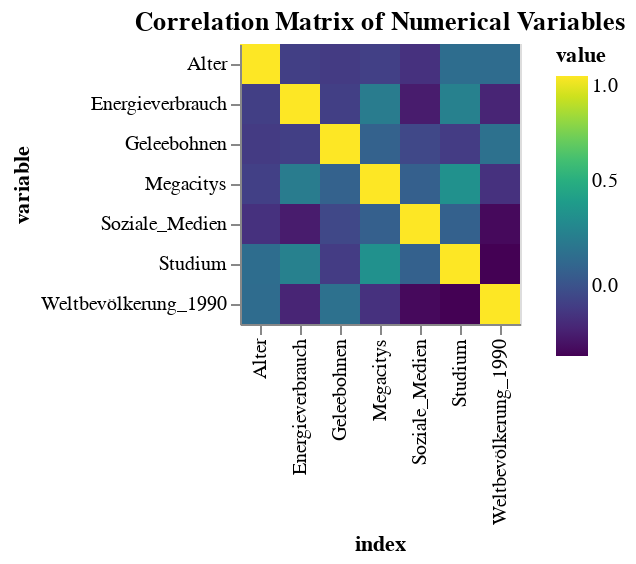

Source (notebook cell):
### Markdown cell above
# ChatGPT

### Code cell
import pandas as pd
import altair as alt

# Step 1: Load the data and rename columns
data = pd.read_csv('../data/raw_mr_ss24.csv')
data.columns = ['Timestamp', 'Sportlich', 'Fleißig', 'Rückschläge', 'Fähigkeiten', 'Weltbevölkerung_1990', 
                'Energieverbrauch', 'Megacitys', 'Geleebohnen', 'Soziale_Medien', 'Studium', 'Buch', 'Alter', 'Geschlecht']

# Step 2: Remove duplicates
data = data.drop_duplicates()

# Step 3: Clean the data
# Convert all columns to string before cleaning
data = data.applymap(str)

# Cleaning specific columns
data['Weltbevölkerung_1990'] = data['Weltbevölkerung_1990'].str.replace('ca. ', '').str.replace('%', '')
data['Energieverbrauch'] = data['Energieverbrauch'].str.replace('ca. ', '').str.replace('%', '')
data['Soziale_Medien'] = data['Soziale_Medien'].str.replace(' ', '').str.replace('ca.', '')
data['Studium'] = data['Studium'].str.replace(' ', '')
data['Geschlecht'] = data['Geschlecht'].str.capitalize()

# Step 4: Convert columns to appropriate data formats
data['Timestamp'] = pd.to_datetime(data['Timestamp'])
data['Weltbevölkerung_1990'] = pd.to_numeric(data['Weltbevölkerung_1990'])
data['Energieverbrauch'] = pd.to_numeric(data['Energieverbrauch'])
data['Soziale_Medien'] = pd.to_numeric(data['Soziale_Medien'])
data['Studium'] = pd.to_numeric(data['Studium'])
data['Alter'] = pd.to_numeric(data['Alter'])

# Step 5: Create lists of categorical and numerical columns
categorical_cols = ['Sportlich', 'Fleißig', 'Rückschläge', 'Fähigkeiten', 'Buch', 'Geschlecht']
numerical_cols = ['Weltbevölkerung_1990', 'Energieverbrauch', 'Megacitys', 'Geleebohnen', 'Soziale_Medien', 'Studium', 'Alter']

# Step 6: Save the cleaned data
data.to_csv('../data/clean_data_chatgpt.csv', index=False)

# Step 7: Analyze the data
# Descriptive statistics for numerical columns
print(data[numerical_cols].describe())

# Correlation matrix for numerical columns
correlation_matrix = data[numerical_cols].corr()

# Altair plot for correlation matrix
heatmap = alt.Chart(correlation_matrix.reset_index().melt(id_vars='index')).mark_rect().encode(
    x='index:O',
    y='variable:O',
    color=alt.Color('value:Q', scale=alt.Scale(scheme='viridis'))
).properties(
    title='Correlation Matrix of Numerical Variables'
)

# Display the Altair plot
heatmap.display()

### Figure 1 — Vega-Lite specification as saved in the notebook (floating-point values rounded to 4 significant figures)
{"config": {"view": {"continuousWidth": 300, "continuousHeight": 300}}, "data": {"name": "data-aade962ce3c253539697a20b50c777b4"}, "mark": {"type": "rect"}, "encoding": {"color": {"field": "value", "scale": {"scheme": "viridis"}, "type": "quantitative"}, "x": {"field": "index", "type": "ordinal"}, "y": {"field": "variable", "type": "ordinal"}}, "title": "Correlation Matrix of Numerical Variables", "$schema": "https://vega.github.io/schema/vega-lite/v5.17.0.json", "datasets": {"data-aade962ce3c253539697a20b50c777b4": [{"index": "Weltbevölkerung_1990", "variable": "Weltbevölkerung_1990", "value": 1.0}, {"index": "Energieverbrauch", "variable": "Weltbevölkerung_1990", "value": -0.2003}, {"index": "Megacitys", "variable": "Weltbevölkerung_1990", "value": -0.1478}, {"index": "Geleebohnen", "variable": "Weltbevölkerung_1990", "value": 0.1625}, {"index": "Soziale_Medien", "variable": "Weltbevölkerung_1990", "value": -0.3044}, {"index": "Studium", "variable": "Weltbevölkerung_1990", "value": -0.3331}, {"index": "Alter", "variable": "Weltbevölkerung_1990", "value": 0.1324}, {"index": "Weltbevölkerung_1990", "variable": "Energieverbrauch", "value": -0.2003}, {"index": "Energieverbrauch", "variable": "Energieverbrauch", "value": 1.0}, {"index": "Megacitys", "variable": "Energieverbrauch", "value": 0.2202}, {"index": "Geleebohnen", "variable": "Energieverbrauch", "value": -0.08685}, {"index": "Soziale_Medien", "variable": "Energieverbrauch", "value": -0.2381}, {"index": "Studium", "variable": "Energieverbrauch", "value": 0.2456}, {"index": "Alter", "variable": "Energieverbrauch", "value": -0.08693}, {"index": "Weltbevölkerung_1990", "variable": "Megacitys", "value": -0.1478}, {"index": "Energieverbrauch", "variable": "Megacitys", "value": 0.2202}, {"index": "Megacitys", "variable": "Megacitys", "value": 1.0}, {"index": "Geleebohnen", "variable": "Megacitys", "value": 0.07739}, {"index": "Soziale_Medien", "variable": "Megacitys", "value": 0.06516}, {"index": "Studium", "variable": "Megacitys", "value": 0.335}, {"index": "Alter", "variable": "Megacitys", "value": -0.08305}, {"index": "Weltbevölkerung_1990", "variable": "Geleebohnen", "value": 0.1625}, {"index": "Energieverbrauch", "variable": "Geleebohnen", "value": -0.08685}, {"index": "Megacitys", "variable": "Geleebohnen", "value": 0.07739}, {"index": "Geleebohnen", "variable": "Geleebohnen", "value": 1.0}, {"index": "Soziale_Medien", "variable": "Geleebohnen", "value": -0.05043}, {"index": "Studium", "variable": "Geleebohnen", "value": -0.1039}, {"index": "Alter", "variable": "Geleebohnen", "value": -0.1076}, {"index": "Weltbevölkerung_1990", "variable": "Soziale_Medien", "value": -0.3044}, {"index": "Energieverbrauch", "variable": "Soziale_Medien", "value": -0.2381}, {"index": "Megacitys", "variable": "Soziale_Medien", "value": 0.06516}, {"index": "Geleebohnen", "variable": "Soziale_Medien", "value": -0.05043}, {"index": "Soziale_Medien", "variable": "Soziale_Medien", "value": 1.0}, {"index": "Studium", "variable": "Soziale_Medien", "value": 0.07419}, {"index": "Alter", "variable": "Soziale_Medien", "value": -0.1464}, {"index": "Weltbevölkerung_1990", "variable": "Studium", "value": -0.3331}, {"index": "Energieverbrauch", "variable": "Studium", "value": 0.2456}, {"index": "Megacitys", "variable": "Studium", "value": 0.335}, {"index": "Geleebohnen", "variable": "Studium", "value": -0.1039}, {"index": "Soziale_Medien", "variable": "Studium", "value": 0.07419}, {"index": "Studium", "variable": "Studium", "value": 1.0}, {"index": "Alter", "variable": "Studium", "value": 0.1402}, {"index": "Weltbevölkerung_1990", "variable": "Alter", "value": 0.1324}, {"index": "Energieverbrauch", "variable": "Alter", "value": -0.08693}, {"index": "Megacitys", "variable": "Alter", "value": -0.08305}, {"index": "Geleebohnen", "variable": "Alter", "value": -0.1076}, {"index": "Soziale_Medien", "variable": "Alter", "value": -0.1464}, {"index": "Studium", "variable": "Alter", "value": 0.1402}, {"index": "Alter", "variable": "Alter", "value": 1.0}]}}
